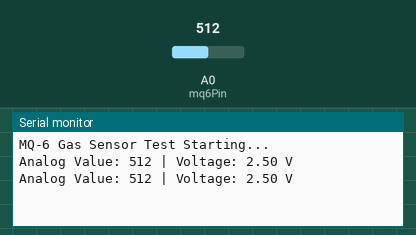
Simulated run of this sketch. Board: Arduino Uno, built with avr-gcc and run on an emulated ATmega328P. Parts: the last lines printed to the serial monitor. The test bench sets the inputs (shaded band); at power-on: A0 (mq6Pin) = 512.

Above: at 1.8 s.
1.9 s: A0 (mq6Pin) set to 716
At 2.8 s:
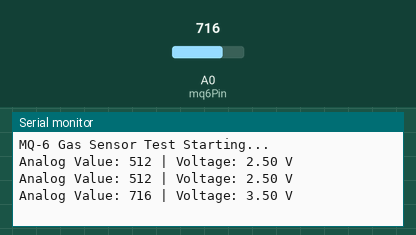
3.4 s: A0 (mq6Pin) set to 900
At 4.6 s:
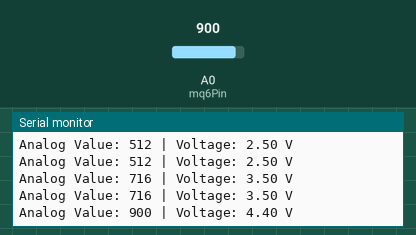
Timing chart, 0 to 6.4 s (numbered marks = the images above; inputs shaded):
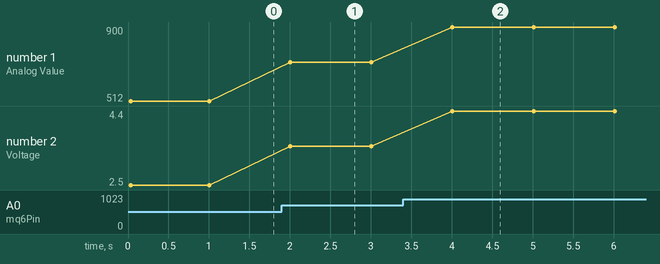

Measured:
- after the input at 1.9 s, the serial monitor: prints a new line after 0.11 s (image 1)
- after the input at 3.4 s, the serial monitor: prints a new line after 0.61 s (image 2)
- plotted number 1: 512 → 716 after the input at 1.9 s, 716 → 900 after the input at 3.4 s
- plotted number 2: 2.5 → 3.5 after the input at 1.9 s, 3.5 → 4.4 after the input at 3.4 s

The sketch:

MQ-6_Sensor_Test.ino
```cpp
const int mq6Pin = A0; // Analog pin connected to A0 of MQ-6

void setup() {
  Serial.begin(9600);    // Start serial communication
  pinMode(mq6Pin, INPUT);
  Serial.println("MQ-6 Gas Sensor Test Starting...");
}

void loop() {
  int sensorValue = analogRead(mq6Pin); // Read analog value from sensor
  float voltage = sensorValue * (5.0 / 1023.0); // Convert to voltage (0-5V)

  Serial.print("Analog Value: ");
  Serial.print(sensorValue);
  Serial.print(" | Voltage: ");
  Serial.print(voltage);
  Serial.println(" V");

  delay(1000); // Read every second
}
```
